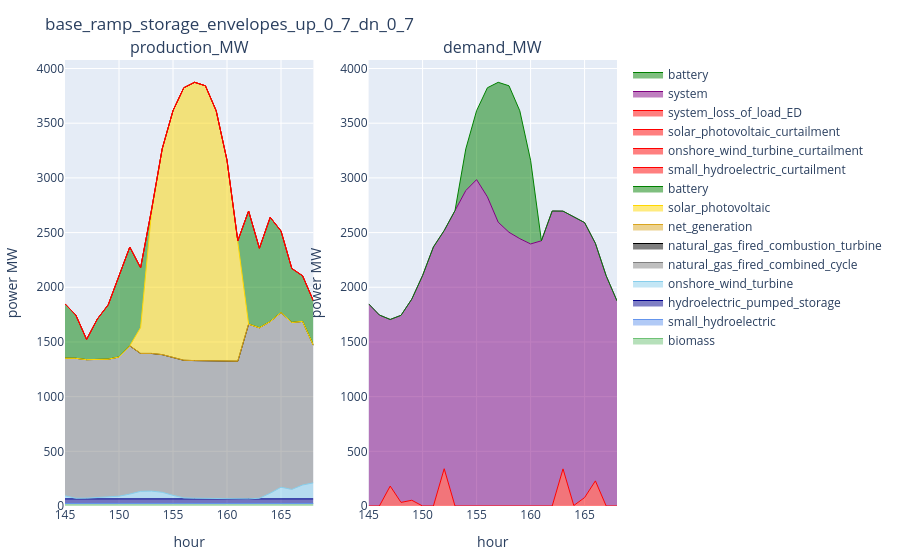

Notebook code for this chart:
### Markdown cell above
### ED

### Code cell
config_ = config_1
supply_ed_ = supply_ed[(supply_ed.configuration .== config_) .& (supply_ed.day .== day_) .& (supply_ed.iteration .== iteration_), :]
demand_ed_ = demand_ed[(demand_ed.configuration .== config_) .& (demand_ed.day .== day_) .& (demand_ed.iteration .== iteration_), :]
plot_supply_demand(supply_ed_, demand_ed_, string(config_))

### Figure 1 — Plotly figure (JSON) as saved in the notebook; plotly's stock layout.template omitted (floating-point values rounded to 4 significant figures)
{"data": [{"line": {"color": "#6fc276", "shape": "line", "width": 1}, "mode": "lines", "name": "biomass", "stackgroup": "one", "type": "scatter", "x": [145, 146, 147, 148, 149, 150, 151, 152, 153, 154, 155, 156, 157, 158, 159, 160, 161, 162, 163, 164, 165, 166, 167, 168], "xaxis": "x1", "y": [21.37, 21.37, 21.37, 21.37, 21.37, 21.37, 21.37, 21.37, 21.37, 21.37, 21.37, 21.37, 21.37, 21.37, 21.37, 21.37, 21.37, 21.37, 21.37, 21.37, 21.37, 21.37, 21.37, 21.37], "yaxis": "y1"}, {"line": {"color": "cornflowerblue", "shape": "line", "width": 1}, "mode": "lines", "name": "small_hydroelectric", "stackgroup": "one", "type": "scatter", "x": [145, 146, 147, 148, 149, 150, 151, 152, 153, 154, 155, 156, 157, 158, 159, 160, 161, 162, 163, 164, 165, 166, 167, 168], "xaxis": "x1", "y": [1.853, 1.85, 1.848, 1.845, 1.843, 1.841, 1.839, 1.836, 1.834, 1.831, 1.829, 1.827, 1.825, 1.822, 1.82, 1.818, 1.815, 1.813, 1.81, 1.808, 1.806, 1.804, 1.801, 1.799], "yaxis": "y1"}, {"line": {"color": "darkblue", "shape": "line", "width": 1}, "mode": "lines", "name": "hydroelectric_pumped_storage", "stackgroup": "one", "type": "scatter", "x": [145, 146, 147, 148, 149, 150, 151, 152, 153, 154, 155, 156, 157, 158, 159, 160, 161, 162, 163, 164, 165, 166, 167, 168], "xaxis": "x1", "y": [42.07, 42.07, 42.07, 42.07, 42.07, 42.07, 42.07, 42.07, 42.07, 42.07, 42.07, 42.07, 42.07, 42.07, 42.07, 42.07, 42.07, 42.07, 42.07, 42.07, 42.07, 42.07, 42.07, 42.07], "yaxis": "y1"}, {"line": {"color": "skyblue", "shape": "line", "width": 1}, "mode": "lines", "name": "onshore_wind_turbine", "stackgroup": "one", "type": "scatter", "x": [145, 146, 147, 148, 149, 150, 151, 152, 153, 154, 155, 156, 157, 158, 159, 160, 161, 162, 163, 164, 165, 166, 167, 168], "xaxis": "x1", "y": [27.31, 5.027, 6.18, 12.93, 18.32, 24.04, 43.56, 68.83, 70.96, 59.99, 32.25, 8.486, 5.571, 4.504, 6.267, 0.06528, 0.08704, 0.08704, 5.396, 51.4, 106.4, 86.45, 126.6, 146.4], "yaxis": "y1"}, {"line": {"color": "grey", "shape": "line", "width": 1}, "mode": "lines", "name": "natural_gas_fired_combined_cycle", "stackgroup": "one", "type": "scatter", "x": [145, 146, 147, 148, 149, 150, 151, 152, 153, 154, 155, 156, 157, 158, 159, 160, 161, 162, 163, 164, 165, 166, 167, 168], "xaxis": "x1", "y": [1259.0, 1280.0, 1267.0, 1259.0, 1259.0, 1273.0, 1356.0, 1261.0, 1259.0, 1259.0, 1259.0, 1259.0, 1259.0, 1259.0, 1259.0, 1259.0, 1259.0, 1598.0, 1559.0, 1570.0, 1598.0, 1526.0, 1496.0, 1259.0], "yaxis": "y1"}, {"line": {"color": "black", "shape": "line", "width": 1}, "mode": "lines", "name": "natural_gas_fired_combustion_turbine", "stackgroup": "one", "type": "scatter", "x": [145, 146, 147, 148, 149, 150, 151, 152, 153, 154, 155, 156, 157, 158, 159, 160, 161, 162, 163, 164, 165, 166, 167, 168], "xaxis": "x1", "y": [0, 0, 0, 0, 0, 0, 0, 0, 0, 0, 0, 0, 0, 0, 0, 0, 0, 0, 0, 0, 0, 0, 0, 0], "yaxis": "y1"}, {"line": {"color": "goldenrod", "shape": "line", "width": 1}, "mode": "lines", "name": "net_generation", "stackgroup": "one", "type": "scatter", "x": [145, 146, 147, 148, 149, 150, 151, 152, 153, 154, 155, 156, 157, 158, 159, 160, 161, 162, 163, 164, 165, 166, 167, 168], "xaxis": "x1", "y": [0, 0, 0, 0, 0, 0, 0, 0, 0, 0, 0, 0, 0, 0, 0, 0, 0, 0, 0, 0, 0, 0, 0, 0], "yaxis": "y1"}, {"line": {"color": "gold", "shape": "line", "width": 1}, "mode": "lines", "name": "solar_photovoltaic", "stackgroup": "one", "type": "scatter", "x": [145, 146, 147, 148, 149, 150, 151, 152, 153, 154, 155, 156, 157, 158, 159, 160, 161, 162, 163, 164, 165, 166, 167, 168], "xaxis": "x1", "y": [0, 0, 0, 0, 0, 0, 0, 236.2, 1280.0, 1881.0, 2259.0, 2492.0, 2544.0, 2514.0, 2283.0, 1837.0, 1087.0, 0, 0, 0, 0, 0, 0, 0], "yaxis": "y1"}, {"line": {"color": "green", "shape": "line", "width": 1}, "mode": "lines", "name": "battery", "stackgroup": "one", "type": "scatter", "x": [145, 146, 147, 148, 149, 150, 151, 152, 153, 154, 155, 156, 157, 158, 159, 160, 161, 162, 163, 164, 165, 166, 167, 168], "xaxis": "x1", "y": [497.2, 395.8, 185, 373.5, 496.9, 745.2, 903.7, 546.7, 26.09, 0, 0, 0, 0, 0, 0, 0, 13.78, 1034.0, 726.9, 952.4, 744.9, 493.7, 416.7, 405.1], "yaxis": "y1"}, {"line": {"color": "red", "shape": "line", "width": 1}, "mode": "lines", "name": "small_hydroelectric_curtailment", "stackgroup": "one", "type": "scatter", "x": [149, 155, 158, 164, 167, 168], "xaxis": "x1", "y": [4.441e-16, 4.374e-14, 2.072e-13, 1.776e-15, 3.109e-14, 4.219e-14], "yaxis": "y1"}, {"line": {"color": "red", "shape": "line", "width": 1}, "mode": "lines", "name": "onshore_wind_turbine_curtailment", "stackgroup": "one", "type": "scatter", "x": [156, 160], "xaxis": "x1", "y": [1.794e-13, 2.429e-15], "yaxis": "y1"}, {"line": {"color": "red", "shape": "line", "width": 1}, "mode": "lines", "name": "solar_photovoltaic_curtailment", "stackgroup": "one", "type": "scatter", "x": [152], "xaxis": "x1", "y": [2.842e-14], "yaxis": "y1"}, {"line": {"color": "red", "shape": "line", "width": 1}, "mode": "lines", "name": "system_loss_of_load_ED", "stackgroup": "one", "type": "scatter", "x": [147, 148, 149, 152, 163, 164, 165, 166], "xaxis": "x2", "y": [182.5, 32.83, 52.58, 340.8, 339.3, 4.526, 77.07, 229.8], "yaxis": "y2"}, {"line": {"color": "purple", "shape": "line", "width": 1}, "mode": "lines", "name": "system", "stackgroup": "one", "type": "scatter", "x": [145, 146, 147, 148, 149, 150, 151, 152, 153, 154, 155, 156, 157, 158, 159, 160, 161, 162, 163, 164, 165, 166, 167, 168], "xaxis": "x2", "y": [1848.0, 1746.0, 1523, 1710.0, 1839.0, 2108.0, 2368.0, 2178.0, 2701.0, 2884.0, 2984.0, 2827.0, 2595.0, 2503.0, 2444.0, 2396.0, 2425.0, 2697.0, 2357.0, 2639.0, 2514.0, 2172.0, 2105.0, 1875.0], "yaxis": "y2"}, {"line": {"color": "green", "shape": "line", "width": 1}, "mode": "lines", "name": "battery", "stackgroup": "one", "type": "scatter", "x": [145, 146, 147, 148, 149, 150, 151, 152, 153, 154, 155, 156, 157, 158, 159, 160, 161, 162, 163, 164, 165, 166, 167, 168], "xaxis": "x2", "y": [0, 0, 0, 0, 0, 0, 0, 0, 0, 380.9, 630.7, 997.5, 1279.0, 1340.0, 1169.0, 765.2, 0, 0, 0, 0, 0, 0, 0, 0], "yaxis": "y2"}], "layout": {"annotations": [{"font": {"size": 16}, "showarrow": false, "text": "production_MW", "x": 0.225, "xanchor": "center", "xref": "paper", "y": 1, "yanchor": "bottom", "yref": "paper"}, {"font": {"size": 16}, "showarrow": false, "text": "demand_MW", "x": 0.775, "xanchor": "center", "xref": "paper", "y": 1, "yanchor": "bottom", "yref": "paper"}], "margin": {"b": 50, "l": 50, "r": 50, "t": 60}, "title": "base_ramp_storage_envelopes_up_0_7_dn_0_7", "xaxis1": {"anchor": "y1", "domain": [0, 0.45], "title": {"text": "hour"}}, "xaxis2": {"anchor": "y2", "domain": [0.55, 1], "title": {"text": "hour"}}, "yaxis1": {"anchor": "x1", "domain": [0, 1], "title": {"text": "power MW"}}, "yaxis2": {"anchor": "x2", "domain": [0, 1], "title": {"text": "power MW"}}}}
